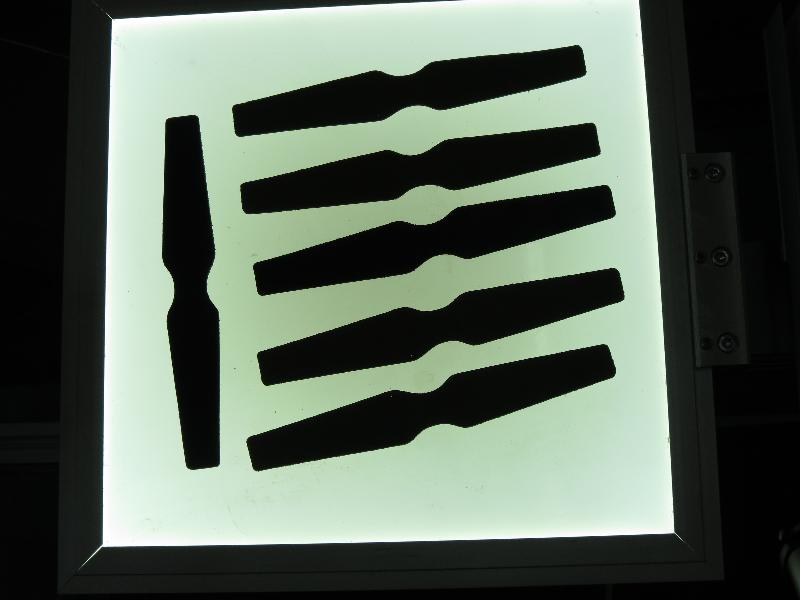
#> input picture test_images/pca_test1.jpg, 800 x 600 px, found by its file name
$ python pca.py
#> lines starting #> are read from the running program, lines starting #| are printed output that depends on the picture; after the words box and inside, x2 and y2 are one past the last pixel; in counts of white or black regions, pixels touching at a corner belong together
import cv2
import numpy as np

cv2.samples.addSamplesDataSearchPath("../test_images")

img_org = cv2.imread(cv2.samples.findFile("pca_test1.jpg"))
#> img_org is the input picture: shape (600, 800, 3); mean B, G, R 89.1, 100.8, 89.3
img = cv2.blur(img_org, (5,5))
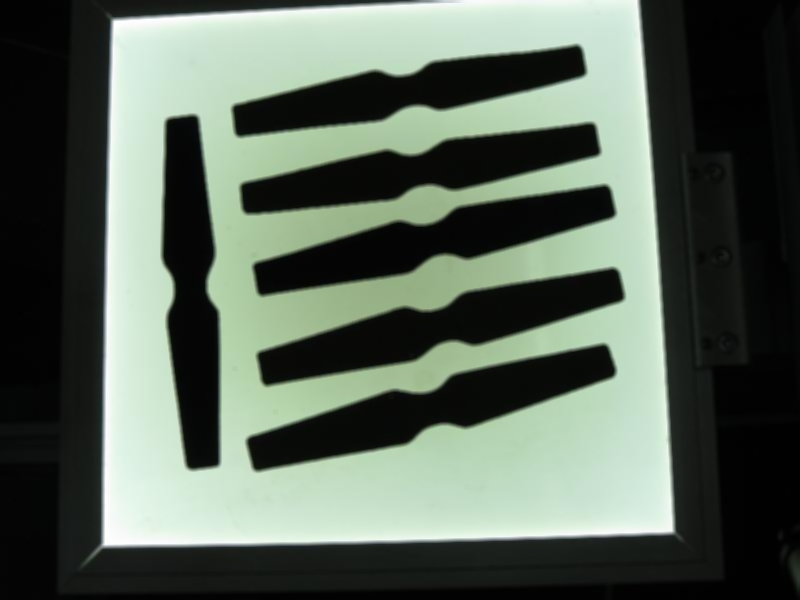
#> img: shape (600, 800, 3); mean B, G, R 89.1, 100.8, 89.3
img = cv2.cvtColor(img, cv2.COLOR_BGR2GRAY)
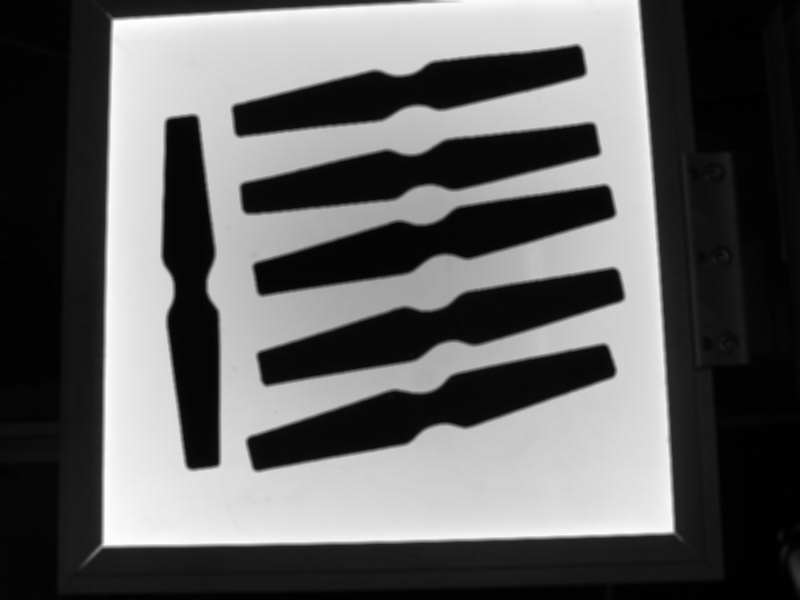
#> img: shape (600, 800); min 0, max 254, mean 96
_, img = cv2.threshold(img, 100, 255, cv2.THRESH_BINARY)
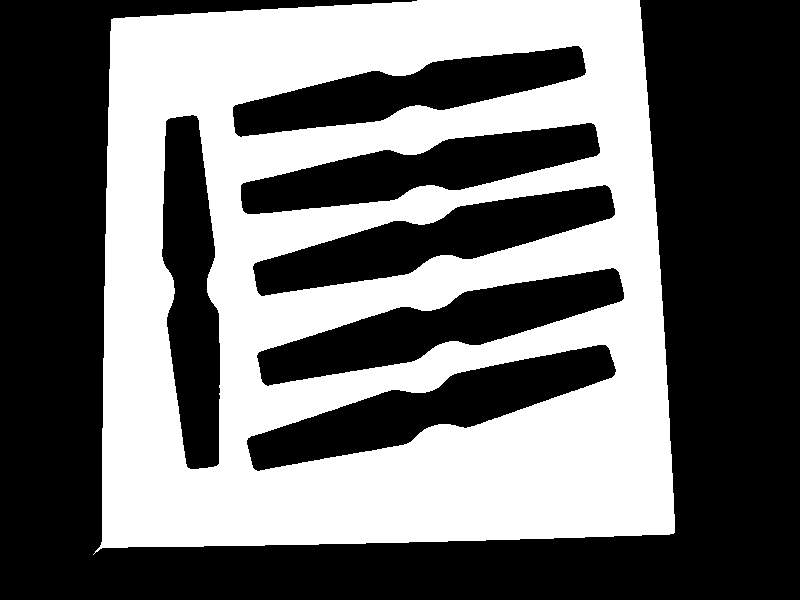
#> img: shape (600, 800); 42.7% white; 1 white region

contours, heirarchies = cv2.findContours(img, cv2.RETR_TREE, cv2.CHAIN_APPROX_SIMPLE)
#> contours = 7 contours; box (x1, y1, x2, y2) and area: (93, 0, 675, 555) 296623, (246, 344, 617, 472) 16980, (256, 267, 625, 387) 16786, (252, 184, 616, 297) 16214, (240, 122, 601, 215) 15278, (161, 114, 221, 470) 15258, (232, 45, 587, 138) 14562

img_out = cv2.drawContours(img_org, contours, -1, (0,0,255), 4)
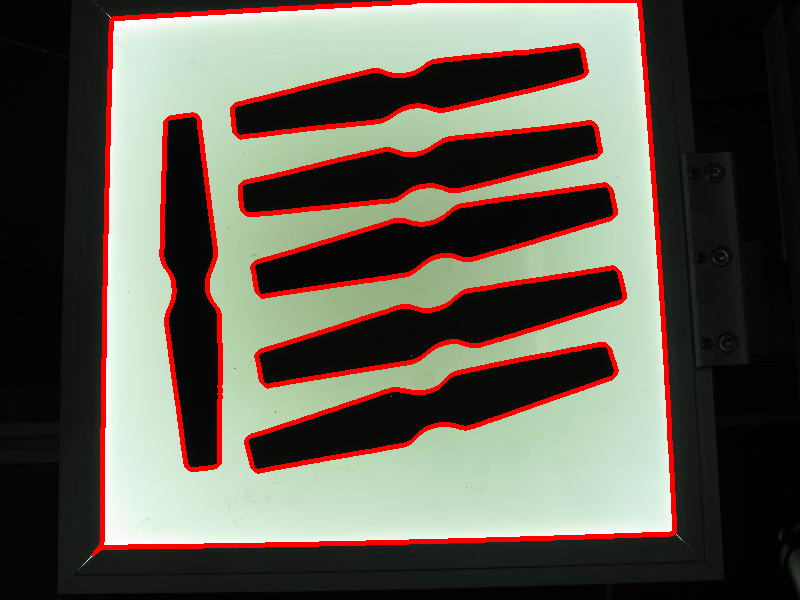
#> img_out: shape (600, 800, 3); mean B, G, R 81.3, 91.8, 99.2

for cnt in contours:
    if cv2.contourArea(cnt) > 1e5:
        continue
    cnt = np.reshape(cnt, (-1,2)).astype(float)
    mean = np.empty((0))
    mean, eigenvectors, eigenvalues = cv2.PCACompute2(cnt, None)
    center = np.int0(mean[0])
    n = np.linalg.norm(eigenvectors[0])
    p1 = np.int0((center[0] + 100*eigenvectors[0][0]/n, center[1] + 100*eigenvectors[0][1]/n))
    n2 = np.linalg.norm(eigenvectors[0])
    p2 = np.int0((center[0] - 100*eigenvectors[1][0]/n2, center[1] - 100*eigenvectors[1][1]/n2))
    cv2.line(img_out, center, p1, (255,0,0))
    cv2.line(img_out, center, p2, (255,0,0))
#> this loop made 7 passes
#> (mean, eigenvectors, eigenvalues, center, p1, p2) on passes 2 to 7: ([[432.3, 407.5]], [[0.976, -0.22], [0.22, 0.976]], [13829.8, 474.5], [432, 407], [529, 385], [410, 309]), ([[437.5, 326.6]], [[0.981, -0.195], [0.195, 0.981]], [13307.4, 469.2], [437, 326], [535, 306], [417, 227]), ([[432.3, 239.7]], [[0.984, -0.18], [0.18, 0.984]], [12671.9, 448.7], [432, 239], [530, 220], [413, 140]), ([[427.2, 167.5]], [[0.992, -0.126], [0.126, 0.992]], [11605.5, 410.7], [427, 167], [526, 154], [414, 67]), ([[190.6, 289.9]], [[-0.00255, 1], [1, 0.00255]], [10744.9, 389.5], [190, 289], [189, 388], [90, 288]), ([[411.6, 90.49]], [[0.992, -0.126], [0.126, 0.992]], [11508.8, 383.1], [411, 90], [510, 77], [398, -9])
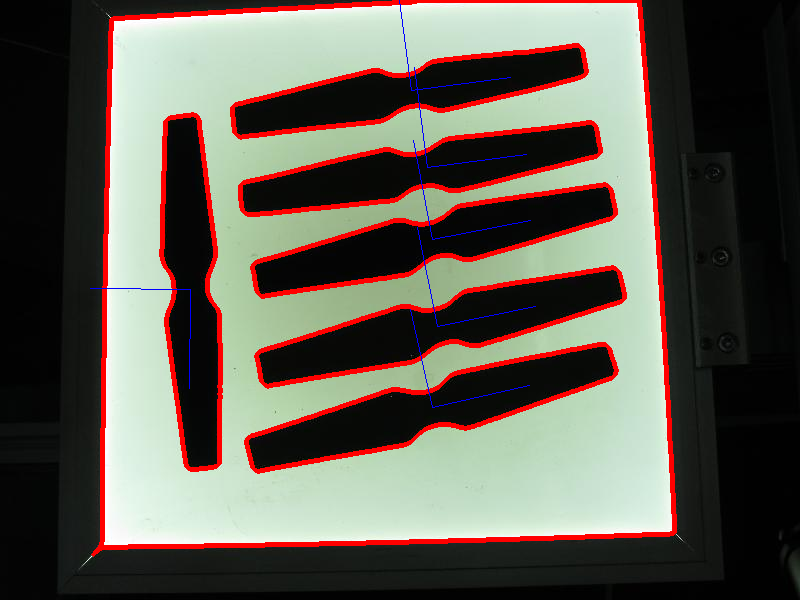
#> img_out: shape (600, 800, 3); 0.25% of pixels changed, all inside (x1, y1, x2, y2) = (90, 0, 536, 408)
cv2.imshow("",img_out)
cv2.waitKey()
